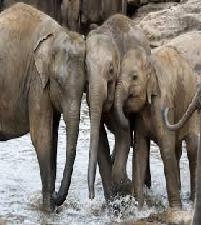
#> input picture image_sample_copy/animal_images/animal_10_resized.jpg, 201 x 225 px; its folder holds 4 pictures in this run
$ jupyter execute --allow-errors kmeans_clustering.ipynb
#> lines starting #> are read from the running program, lines starting #| are printed output that depends on the picture
[cell 1]
import imtools
import pickle
import glob
from numpy import *
import numpy as np
from scipy.cluster.vq import *
from PIL import Image
from pylab import *

[cell 2]
# get list of images
imlist = glob.glob("image_sample_copy/animal_images/*.jpg")
#imlist = imtools.get_imlist('data/image_sample/animal_images')
imnbr = len(imlist)

#> (a cell that did not finish here is left out)

#> (a cell that did not finish here is left out)

#> (a cell that did not finish here is left out)

[cell 6]
# create matrix to store all flattened images
immatrix = array([array(Image.open(im)).flatten()
for im in imlist],'f')
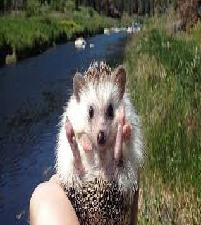
#> input picture image_sample_copy/animal_images/animal_1_resized.jpg, 201 x 225 px
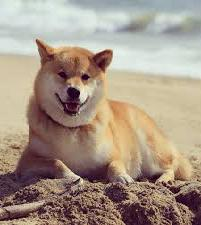
#> input picture image_sample_copy/animal_images/animal_2_resized.jpg, 201 x 225 px
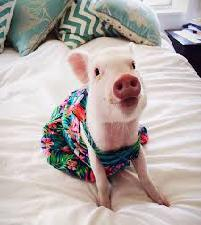
#> input picture image_sample_copy/animal_images/animal_3_resized.jpg, 201 x 225 px
